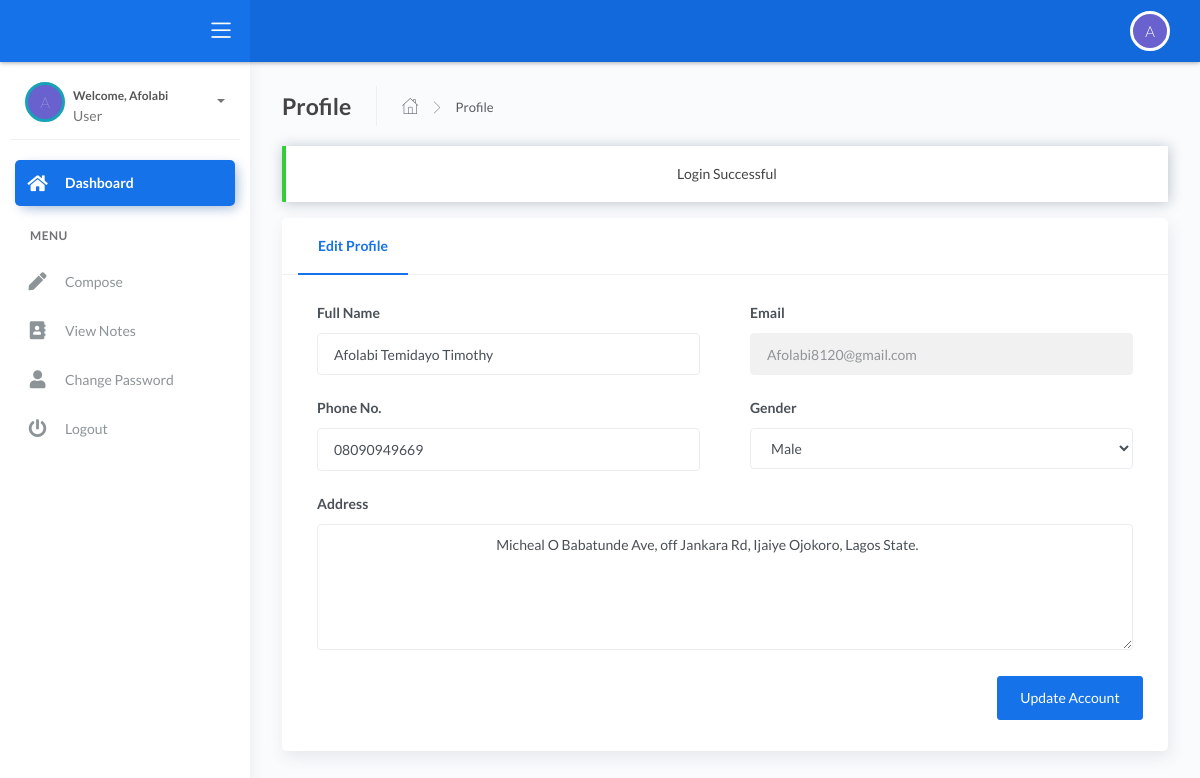
The page /profile.php (signed in) on the database its author committed.
### tables this page shows
CREATE TABLE IF NOT EXISTS `tbluser` (
  `id` int(255) NOT NULL AUTO_INCREMENT,
  `username` varchar(255) NOT NULL,
  `fullname` varchar(100) NOT NULL,
  `email` varchar(100) NOT NULL,
  `phone` varchar(50) NOT NULL,
  `gender` varchar(10) NOT NULL,
  `address` varchar(500) NOT NULL,
  `password` varchar(255) NOT NULL,
  `usertype` varchar(20) NOT NULL,
  `master_password` varchar(255) NOT NULL,
  PRIMARY KEY (`id`)
);

### profile.php (the view, shortened to what this page needs)
<?php
    include_once('./config/session.php');
?>
<!DOCTYPE html>
<html lang="en">
<head>
    <link rel="stylesheet" href="./css/css/fonts.min.css">
    <link rel="stylesheet" href="./css/css/bootstrap.min.css">
    <link rel="stylesheet" href="./css/css/atlantis.css">
</head>
<body>
	<div class="wrapper">
		<?php require_once('./includes/header.php') ?>
		<?php require_once('./includes/sidebar.php') ?>
		<div class="main-panel">
			<div class="content">
				<div class="page-inner">
					<div class="page-header">
						<h4 class="page-title">Profile</h4>
						<ul class="breadcrumbs">
							<li class="nav-home">
								<a href="#">
									<i class="flaticon-home"></i>
								</a>
							</li>
							<li class="separator">
								<i class="flaticon-right-arrow"></i>
							</li>
							<li class="nav-item">
								<a href="profile.php">Profile</a>
							</li>
						</ul>
					</div>
					<div class="page-category">
                        <?php
                            echo SuccessMessage();
                        ?>
						<div class="row">
                            <div class="col-md-12">
                                <div class="card card-with-nav">
                                    <div class="card-header">
                                        <div class="row row-nav-line">
                                            <ul class="nav nav-tabs nav-line nav-color-primary w-100 pl-3" role="tablist">
                                                <li class="nav-item"> <a class="nav-link active show" data-toggle="tab" href="#home" role="tab" aria-selected="true">Edit Profile</a> </li>
                                            </ul>
                                        </div>
                                    </div>
                                    <div class="card-body">
                                        <form action="profile.php" method="POST">
                                            <div class="row">
                                                <?php
                                                $sql = "SELECT * FROM tbluser WHERE username = '{$_SESSION['username']}' ";
                                                $query_result = mysqli_query($conn, $sql);
                                                $result = mysqli_num_rows($query_result);
                                                if($result > 0){
                                                    while($row = mysqli_fetch_array($query_result)){
                                                        $fname = $row['fullname'];
                                                        $email = $row['email'];
                                                        $phone = $row['phone'];
                                                        $gender = $row['gender'];
                                                        $address = $row['address'];
                                                ?>
                                                <div class="col-sm-6">
                                                    <div class="form-group">
                                                        <label>Full Name</label>
                                                        <input  value="<?php echo $fname; ?>" type="text" class="form-control" placeholder="Full Name" name="fullname" >
                                                    </div>
                                                </div>
                                                <div class="col-sm-6">
                                                    <div class="form-group">
                                                        <label>Email</label>
                                                        <input  value="<?php echo $email; ?>" type="email" class="form-control" placeholder="Email Address"  name="email" readonly="">
                                                    </div>
                                                </div>
                                                <div class="col-sm-6">
                                                    <div class="form-group">
                                                        <label>Phone No.</label>
                                                        <input  value="<?php echo $phone; ?>" type="text" class="form-control" placeholder="Phone No" name="phone">
                                                    </div>
                                                </div>
                                                <div class="col-md-6">
                                                    <div class="form-group">
                                                        <label>Gender</label>
                                                        <select name="gender" class="form-control">
                                                            <option><?php echo $gender; ?></option>
                                                    </div>
                                                </div>
                                                <div class="col-sm-12">
                                                    <div class="form-group">
                                                        <label>Address</label>
                                                        <textarea type="text" class="form-control" placeholder="Address" cols="8" rows="5" value="<?php echo $address; ?>" name="address">
                                                            <?php echo $address; ?>
                                                        </textarea>
                                                    </div>
                                                </div>
                                            </div>
                                            <?php
                                                }
                                            }
                                            ?>
                                        <div class="text-right mt-3 mb-3">
                                            <input type="submit" name="btn_update" class="btn btn-primary" value="Update Account">
                                        </div>
                                        </form>
                                    </div>
                                </div>
                            </div>
					    </div>
					</div>
				</div>
			</div>
		</div>
	</div>
</body>
</html>

### includes/header.php (shortened to what this page needs)
<?php
    include_once('./config/session.php');
?>
<div class="main-header">
    <div class="logo-header" data-background-color="blue">
        <div class="nav-toggle">
            <button class="btn btn-toggle toggle-sidebar">
                <i class="icon-menu"></i>
            </button>
        </div>
    </div>
    <nav class="navbar navbar-header navbar-expand-lg" data-background-color="blue2">
        <div class="container-fluid">
            <ul class="navbar-nav topbar-nav ml-md-auto align-items-center">
                <li class="nav-item dropdown hidden-caret">
                    <a class="dropdown-toggle profile-pic" data-toggle="dropdown" href="#" aria-expanded="false">
                        <div class="avatar-sm">
                            <span class="avatar-title rounded-circle border border-white text-white"><?php echo substr($_SESSION['fullname'], 0,1); ?></span>
                        </div>
                    </a>
                </li>
            </ul>
        </div>
    </nav>
</div>

### includes/sidebar.php (shortened to what this page needs)
<div class="sidebar sidebar-style-2">
    <div class="sidebar-wrapper scrollbar scrollbar-inner">
        <div class="sidebar-content">
            <div class="user">
                <div class="avatar-sm float-left mr-2">
                <span class="avatar-title rounded-circle border border-info text-white"><?php echo substr($_SESSION['fullname'], 0,1); ?></span>
                </div>
                <div class="info">
                    <a data-toggle="collapse" href="#collapseExample" aria-expanded="true">
                        <span>
                            <span class="user-level">
                                <?php echo 'Welcome, ' .$_SESSION['username']; ?>
                            </span>
                            <span class="caret"></span>
                            <?php echo $_SESSION['usertype']; ?>
                        </span>
                    </a>
                </div>
            </div>
            <ul class="nav nav-primary">
                <li class="nav-item active">
                    <a href="dashboard.php" class="collapsed" aria-expanded="false">
                        <i class="fas fa-home"></i>
                        <p>Dashboard</p>
                    </a>
                </li>
                <li class="nav-section">
                    <h4 class="text-section">Menu</h4>
                </li>
                    <li class="nav-item">
                        <a href="compose.php">
                            <i class="fas fa-pen"></i>
                            <p>Compose</p>
                        </a>
                    </li>
                    <li class="nav-item">
                        <a href="view_notes.php">
                            <i class="fas fa-address-book"></i>
                            <p>View Notes</p>
                        </a>
                    </li>
                <li class="nav-item">
                    <a href="change_password.php">
                        <i class="fas fa-user"></i>
                        <p>Change Password</p>
                    </a>
                </li>
                <li class="nav-item">
                    <a href="logout.php">
                        <i class="fas fa-power-off"></i>
                        <p>Logout</p>
                    </a>
                </li>
            </ul>
        </div>
    </div>
</div>

### config/session.php (shortened to what this page needs)
<?php
    function SuccessMessage(){
        if(isset($_SESSION['SuccessMessage'])){
            $output = '<div class = "alert alert-success" style = "text-align: center;" role = "alert">';
            $output .= htmlentities($_SESSION['SuccessMessage']);
            $output .= '</div>';
            return $output;
        }
    }
?>

### rows shown on the page
tbluser: fullname "Afolabi Temidayo Timothy", email "Afolabi8120@gmail.com", phone "08090949669", gender "Male", address "Micheal O Babatunde Ave, off Jankara Rd, Ijaiye Ojokoro, Lagos State."

### other values the page prints
substr($_SESSION['fullname'], 0,1) "A"
$_SESSION['username'] "Afolabi"
$_SESSION['usertype'] "User"
SuccessMessage() "Login Successful"
